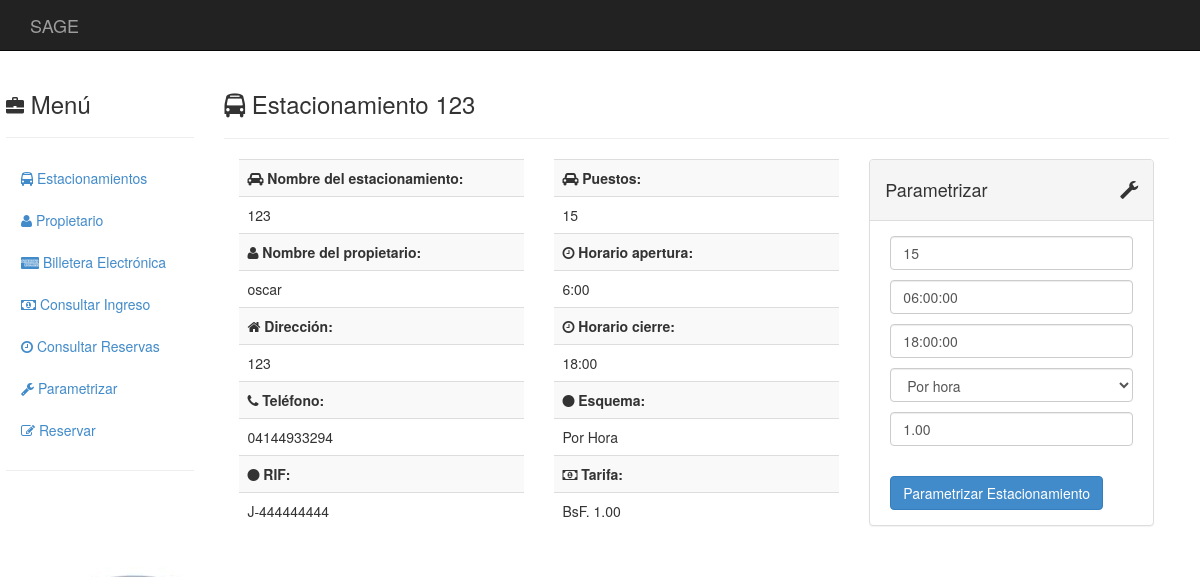
The app's page /estacionamientos/1/ with its own data.
### estacionamientos/models.py (models this page shows, shortened)
class Estacionamiento(models.Model):
	propietario = models.ForeignKey(Propietario)
	nombre      = models.CharField(max_length = 50)
	direccion   = models.TextField(max_length = 120)
	telefono1   = models.CharField(blank = True, null = True, max_length = 30)
	telefono2   = models.CharField(blank = True, null = True, max_length = 30)
	telefono3   = models.CharField(blank = True, null = True, max_length = 30)
	email1      = models.EmailField(blank = True, null = True)
	email2      = models.EmailField(blank = True, null = True)
	rif         = models.CharField(max_length = 12)
	content_type = models.ForeignKey(ContentType, null = True)
	object_id    = models.PositiveIntegerField(null = True)
	tarifa       = GenericForeignKey()
	apertura     = models.TimeField(blank = True, null = True)
	cierre       = models.TimeField(blank = True, null = True)
	capacidad    = models.IntegerField(blank = True, null = True)

class Propietario(models.Model):
	nombre       = models.CharField(max_length = 50, null = False)
	apellido     = models.CharField(max_length = 50, blank = True, null = True)
	cedula       = models.CharField(max_length = 10, null = False)
	telefono     = models.CharField(blank = True, null = True, max_length = 30)
	email        = models.EmailField(blank = True, null = True)

class EsquemaTarifario(models.Model):
	tarifa         = models.DecimalField(max_digits=20, decimal_places=2)
	tarifa2        = models.DecimalField(blank = True, null = True, max_digits=10, decimal_places=2)
	inicioEspecial = models.TimeField(blank = True, null = True)
	finEspecial    = models.TimeField(blank = True, null = True)
	class Meta:
		abstract = True

class TarifaHora(EsquemaTarifario):
	def tipo(self):
		return("Por Hora")

### estacionamientos/views.py (the view, shortened to what this page needs)
# urls.py: url(r'^(?P<_id>\d+)/$', views.estacionamiento_detail, name = 'estacionamiento_detail'),
def estacionamiento_detail(request, _id):
    _id = int(_id)
    try:
        estacionamiento = Estacionamiento.objects.get(id = _id)
    except ObjectDoesNotExist:
        raise Http404
    if request.method == 'GET':
        if estacionamiento.tarifa:
            form_data = {
                'horarioin' : estacionamiento.apertura,
                'horarioout' : estacionamiento.cierre,
                'tarifa' : estacionamiento.tarifa.tarifa,
                'tarifa2' : estacionamiento.tarifa.tarifa2,
                'inicioTarifa2' : estacionamiento.tarifa.inicioEspecial,
                'finTarifa2' : estacionamiento.tarifa.finEspecial,
                'puestos' : estacionamiento.capacidad,
                'esquema' : estacionamiento.tarifa.__class__.__name__
            }
            form = EstacionamientoExtendedForm(data = form_data)
        else:
            form = EstacionamientoExtendedForm()
    return render(
        request,
        'detalle-estacionamiento.html',
        { 'form': form
        , 'estacionamiento': estacionamiento
        }
    )

### templates/detalle-estacionamiento.html (shortened to what this page needs)
{% extends "base.html" %}
{% block innerContents%}
  <div class="col-sm-10">
    <h3><i class="fa fa-bus"></i>
      Estacionamiento {{estacionamiento.nombre}}
    </h3>
    <hr>
    <div class="col-md-4">
      {% include "datos.html" %}
    </div>
    <div class="col-md-4">
      {% include "parametros.html" %}
    </div>
    <div class="col-md-4">
      {% include "parametrizar-form.html" %}
    </div>
  </div>
{% endblock %}

### templates/datos.html (shortened to what this page needs)
<table class="table table-striped">
  <tbody>
    <tr><td><b><i class="fa fa-car"></i>
      Nombre del estacionamiento:
    </b></td></tr>
    <tr><td>
      {{estacionamiento.nombre}}
    </td></tr>
    <tr><td><b><i class="fa fa-user"></i>
      Nombre del propietario:
    </b></td></tr>
    <tr><td>
      {{estacionamiento.propietario.nombre}}
    </td></tr>
    <tr><td><b><i class="fa fa-home"></i>
      Dirección:
    </b></td></tr>
    <tr><td>
      {{estacionamiento.direccion}}
    </td></tr>
    {% if estacionamiento.telefono1 %}
      <tr><td><b><i class="fa fa-phone"></i>
        Teléfono:
      </b></td></tr>
      <tr><td>
        {{estacionamiento.telefono1}}
      </td></tr>
    {% endif %}
    <tr><td><b><i class="fa fa-circle"></i>
      RIF:
    </b></td></tr>
    <tr><td>
      {{estacionamiento.rif}}
    </td></tr>
  </tbody>
</table>

### templates/parametros.html (shortened to what this page needs)
{% load humanize %}
<table class="table table-striped">
  <tbody>
    {% if estacionamiento.capacidad %}
      <tr><td><b><i class="fa fa-car"></i> Puestos:</b></td></tr>
      <tr><td>{{estacionamiento.capacidad}}</td></tr>
      <tr><td><b><i class="fa fa-clock-o"></i> Horario apertura:</b></td></tr>
      <tr><td>{{estacionamiento.apertura}}</td></tr>
      <tr><td><b><i class="fa fa-clock-o"></i> Horario cierre:</b></td></tr>
      <tr><td>{{estacionamiento.cierre}}</td></tr>
    {% endif %}
    {% if estacionamiento.tarifa %}
      <tr><td><b><i class="fa fa-circle"></i></i> Esquema:</b></td></tr>
      <tr><td>{{estacionamiento.tarifa.tipo}} </td></tr>
    {% endif %}
    {% if estacionamiento.tarifa.tipo == "Tarifa diferenciada para fines de semana" %}
      <tr><td><b><i class="fa fa-money"></i></i> Tarifa regular:</b></td></tr>
      <tr><td>BsF. {{estacionamiento.tarifa}}</td></tr>
      <tr><td><b><i class="fa fa-money"></i></i> Tarifa fin de semana:</b></td></tr>
      <tr><td>BsF. {{estacionamiento.tarifa.tarifa2}}</td></tr>
    {% elif estacionamiento.capacidad %}
      <tr><td><b><i class="fa fa-money"></i></i> Tarifa:</b></td></tr>
      <tr><td>BsF. {{estacionamiento.tarifa.tarifa|floatformat:2|intcomma}}</td></tr>
    {% endif %}
  </tbody>
</table>

### static/css/base.css (style rules this page uses)
body { background-image: url("./images.jpg"); background-repeat:no-repeat; background-position: bottom left; background-attachment: fixed; }
i { font-size:18px; }

### records on screen
Estacionamiento: nombre "123", propietario.nombre "oscar", direccion "123", telefono1 "04144933294", rif "J-444444444", capacidad "15", apertura "6:00", cierre "18:00", tarifa.tipo "Por Hora", tarifa.tarifa "1.00"
